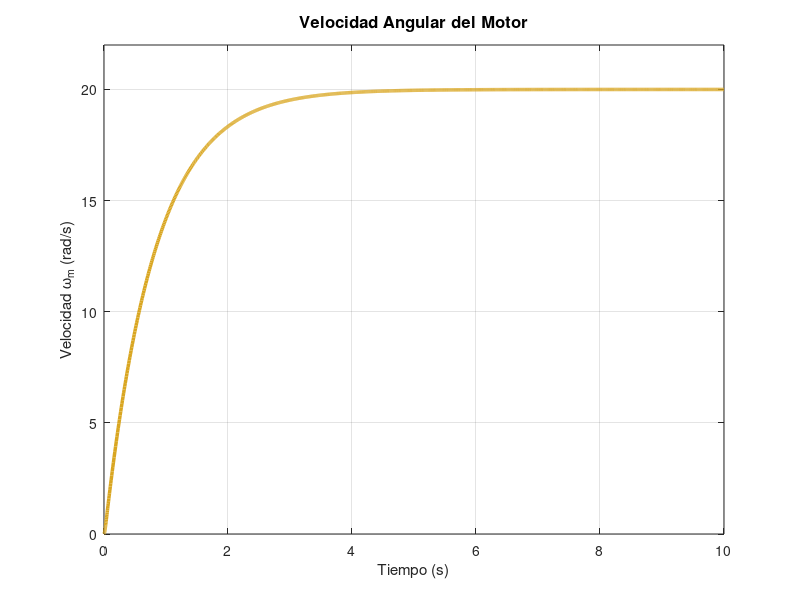

Reproduce this figure in MATLAB.
% Ejercicio 1: Motor DC con ODE45 - CORREGIDO
% Parámetros del sistema
Ra = 2;        % Resistencia de armadura (Ohm)
La = 0.023;    % Inductancia de armadura (H)
Kt = 0.01;     % Constante de par (N·m/A)
Ke = 0.01;     % Constante de fuerza contraelectromotriz (V·s/rad)
b = 0.0012;    % Coeficiente de fricción viscosa (N·m·s/rad)
J = 0.001;     % Momento de inercia (kg·m²)

% Voltaje de entrada ajustado para obtener θm ≈ 20 rad
va = 5;  % Voltaje aumentado

% Función del sistema de ecuaciones diferenciales
% Variables de estado: x(1) = ia, x(2) = θm, x(3) = ωm
motor_dc = @(t,x) [
    (va - Ra*x(1) - Ke*x(3)) / La;      % dia/dt
    x(3);                                 % dθm/dt = ωm
    (Kt*x(1) - b*x(3)) / J               % dωm/dt
];

% Condiciones iniciales [ia0, θm0, ωm0]
x0 = [0; 0; 0];

% Tiempo de simulación
tspan = [0 10];  % 10 segundos como en tu gráfica

% Solución con ODE45
[t, x] = ode45(motor_dc, tspan, x0);

% Extracción de variables
ia = x(:,1);      % Corriente de armadura
theta_m = x(:,2); % Posición angular
omega_m = x(:,3); % Velocidad angular

% Gráfica - Solo Velocidad Angular
figure('Position', [100 100 800 500]);
plot(t, omega_m, 'LineWidth', 2.5, 'Color', [0.85 0.65 0.13])
grid on
xlabel('Tiempo (s)', 'FontSize', 11)
ylabel('Velocidad \omega_m (rad/s)', 'FontSize', 11)
title('Velocidad Angular del Motor', 'FontSize', 12, 'FontWeight', 'bold')
xlim([0 10])
ylim([0 max(omega_m)*1.1])
set(gca, 'Color', [0.15 0.15 0.15], 'GridColor', [0.3 0.3 0.3])

% Par del motor (calculado pero no graficado)
T_motor = Kt * ia;

% Mostrar valores finales
fprintf('\n=== RESULTADOS FINALES (t = %.1f s) ===\n', t(end))
fprintf('Posición final:   %.4f rad (%.2f revoluciones)\n', theta_m(end), theta_m(end)/(2*pi))
fprintf('Velocidad final:  %.4f rad/s\n', omega_m(end))
fprintf('Corriente final:  %.4f A\n', ia(end))
fprintf('Par final:        %.6f N·m\n', T_motor(end))

% Verificación
fprintf('\nVerificación de estado estacionario:\n')
fprintf('Velocidad teórica: ωm = va/(Ke + Ra*b/Kt) = %.4f rad/s\n', va/(Ke + Ra*b/Kt))
fprintf('Corriente teórica: ia = b*ωm/Kt = %.4f A\n', b*omega_m(end)/Kt)